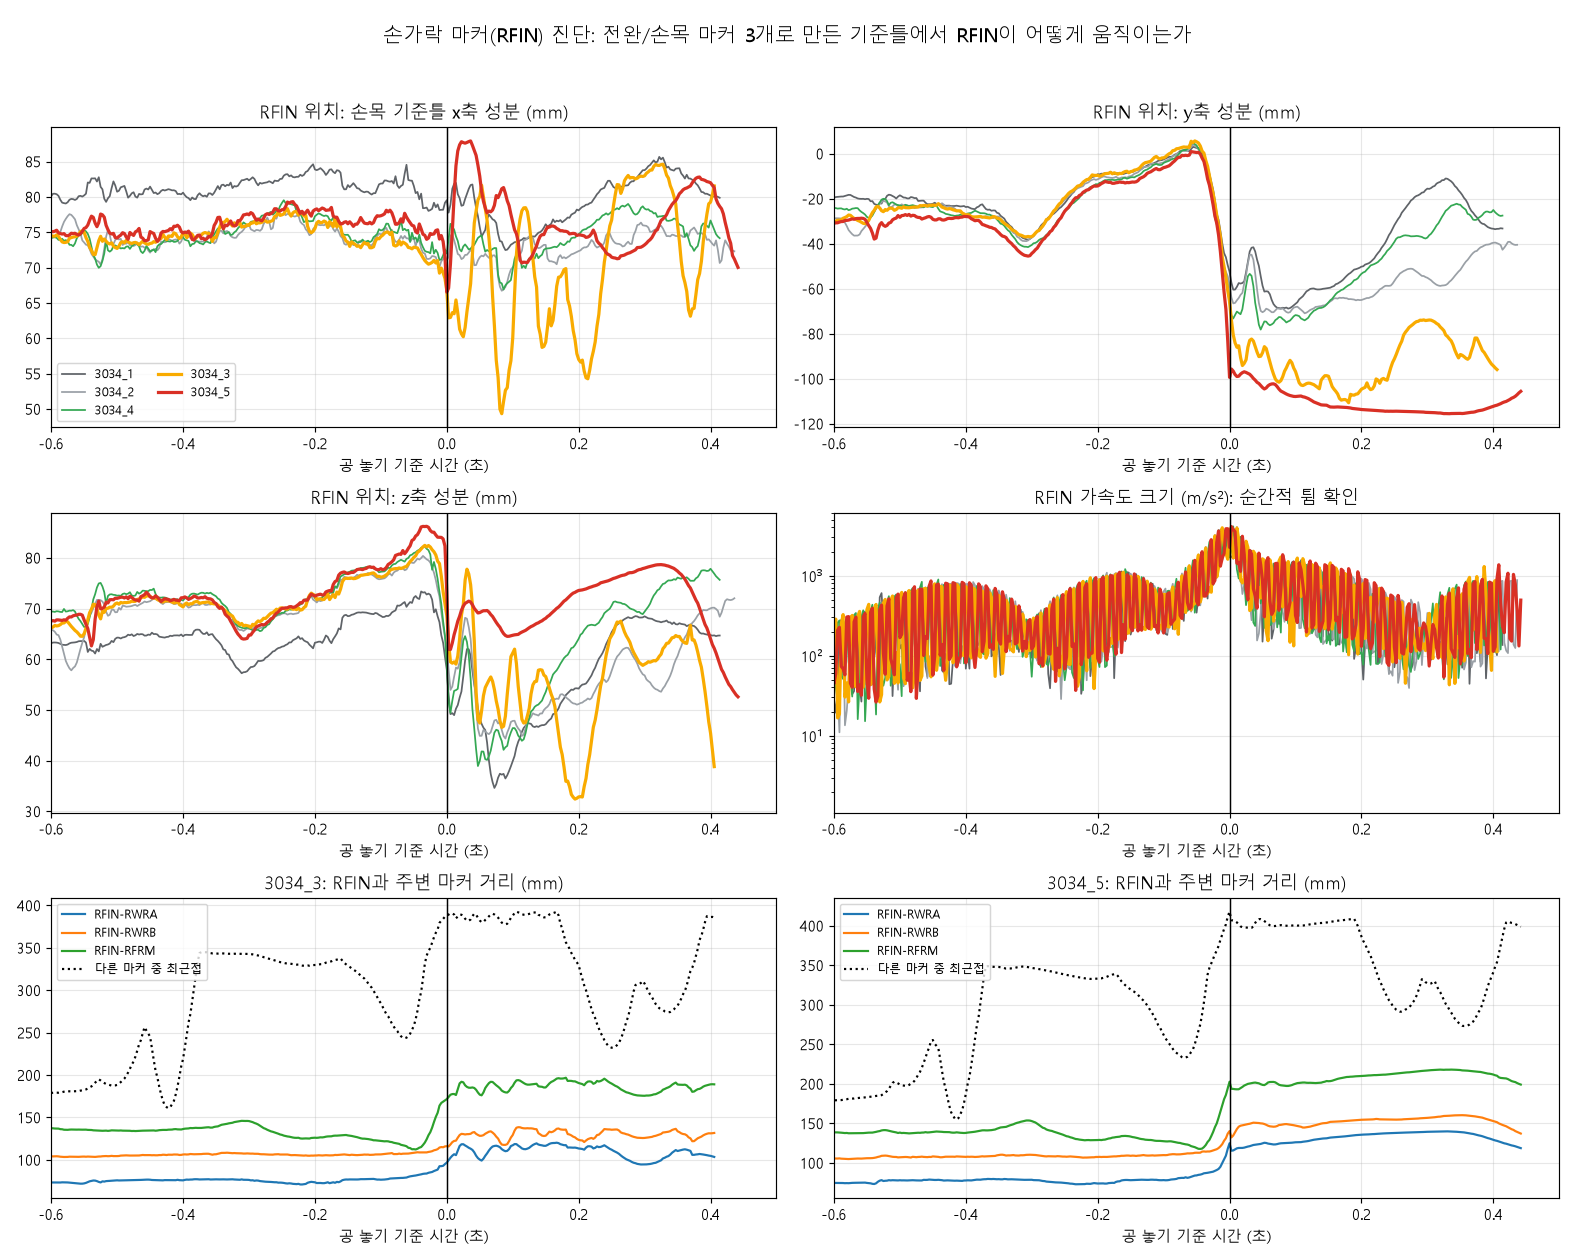

Reproduce this figure in Python.
import sys, glob, numpy as np, ezc3d
import matplotlib; matplotlib.use("Agg")
import matplotlib.pyplot as plt
from matplotlib import font_manager
for n in ("Malgun Gothic", "NanumGothic"):
    if any(n == f.name for f in font_manager.fontManager.ttflist):
        plt.rcParams["font.family"] = n; break
plt.rcParams["axes.unicode_minus"] = False
root, out = sys.argv[1], sys.argv[2]
BR = {"002": 1.6, "005": 1.5583, "006": 1.4583, "008": 1.4528, "011": 1.4139}
NAME = {"002": "3034_1", "005": "3034_2", "006": "3034_3", "008": "3034_4", "011": "3034_5"}
COL = {"002": "#5f6368", "005": "#9aa0a6", "008": "#34a853", "006": "#f9ab00", "011": "#d93025"}
D = {}
for f in sorted(glob.glob(root + "/*_FF_*.c3d")):
    k = f.split("_207_")[1][:3]; c = ezc3d.c3d(f)
    L = [l.strip() for l in c["parameters"]["POINT"]["LABELS"]["value"]]
    D[k] = (L, c["data"]["points"][:3].astype(float), 360.0)

def frame(P):  # forearm/wrist local frame from RFRM, RWRA, RWRB
    o = P["RWRB"]; a = P["RWRA"] - P["RWRB"]
    b = P["RFRM"] - P["RWRB"]
    e1 = a / np.linalg.norm(a, axis=0)
    e3 = np.cross(e1, b, axis=0); e3 /= np.linalg.norm(e3, axis=0)
    e2 = np.cross(e3, e1, axis=0)
    return o, e1, e2, e3

res = {}
for k, (L, x, r) in D.items():
    P = {m: x[:, L.index(m)] for m in L}
    o, e1, e2, e3 = frame(P)
    v = P["RFIN"] - o
    loc = np.stack([(v * e).sum(0) for e in (e1, e2, e3)]) * 1000
    t = np.arange(x.shape[2]) / r - BR[k]
    acc = np.linalg.norm(np.diff(P["RFIN"], 2, axis=1), axis=0) * r * r
    # nearest other marker to RFIN (excluding hand/wrist set)
    excl = {"RFIN", "RWRA", "RWRB", "RFRM"}
    others = [m for m in L if m not in excl]
    dn = np.stack([np.linalg.norm(P["RFIN"] - P[m], axis=0) for m in others]) * 1000
    nearest = dn.min(0); nn = [others[i] for i in dn.argmin(0)]
    dA = np.linalg.norm(P["RFIN"] - P["RWRA"], axis=0) * 1000
    dB = np.linalg.norm(P["RFIN"] - P["RWRB"], axis=0) * 1000
    dF = np.linalg.norm(P["RFIN"] - P["RFRM"], axis=0) * 1000
    res[k] = dict(t=t, loc=loc, acc=acc, nearest=nearest, nn=nn, dA=dA, dB=dB, dF=dF)
    post = t > 0
    pre = t < -0.3
    sd_pre = loc[:, pre].std(1); 
    print(NAME[k], "RFIN 국소좌표 투구전(-1.5~-0.3s) 표준편차 mm:", np.round(sd_pre, 1),
          "| BR 후 평균 mm:", np.round(loc[:, post].mean(1), 1),
          "| BR 후 가속도 p99 %.0f m/s2, 최대 %.0f" % (np.percentile(acc[post[2:]], 99), acc[post[2:]].max()),
          "| 다른 마커와 최근접 최소 %.0f mm (%s)" % (nearest.min(), nn[int(nearest.argmin())]))

fig, axs = plt.subplots(3, 2, figsize=(15, 12))
for k in ("002", "005", "008", "006", "011"):
    R = res[k]; lw = 2.2 if k in ("006", "011") else 1.2
    for i, nm in enumerate(("e1 (손목A 방향)", "e2", "e3 (전완 면의 수직)")):
        pass
    axs[0, 0].plot(R["t"], R["loc"][0], c=COL[k], lw=lw, label=NAME[k])
    axs[0, 1].plot(R["t"], R["loc"][1], c=COL[k], lw=lw)
    axs[1, 0].plot(R["t"], R["loc"][2], c=COL[k], lw=lw)
    axs[1, 1].plot(R["t"][2:], R["acc"], c=COL[k], lw=lw)
axs[0, 0].set_title("RFIN 위치: 손목 기준틀 x축 성분 (mm)"); axs[0, 1].set_title("RFIN 위치: y축 성분 (mm)")
axs[1, 0].set_title("RFIN 위치: z축 성분 (mm)"); axs[1, 1].set_title("RFIN 가속도 크기 (m/s²): 순간적 튐 확인"); axs[1, 1].set_yscale("log")
for k, a in (("006", axs[2, 0]), ("011", axs[2, 1])):
    R = res[k]
    a.plot(R["t"], R["dA"], label="RFIN-RWRA"); a.plot(R["t"], R["dB"], label="RFIN-RWRB")
    a.plot(R["t"], R["dF"], label="RFIN-RFRM"); a.plot(R["t"], R["nearest"], c="k", ls=":", label="다른 마커 중 최근접")
    a.set_title(f"{NAME[k]}: RFIN과 주변 마커 거리 (mm)"); a.legend(fontsize=8)
for a in axs.ravel():
    a.axvline(0, c="k", lw=1); a.grid(alpha=.3); a.set_xlabel("공 놓기 기준 시간 (초)"); a.set_xlim(-0.6, 0.5)
axs[0, 0].legend(ncol=2, fontsize=8)
fig.suptitle("손가락 마커(RFIN) 진단: 전완/손목 마커 3개로 만든 기준틀에서 RFIN이 어떻게 움직이는가", fontsize=14)
fig.tight_layout(rect=[0, 0, 1, 0.96]); fig.savefig(out, dpi=105); print("saved", out)
